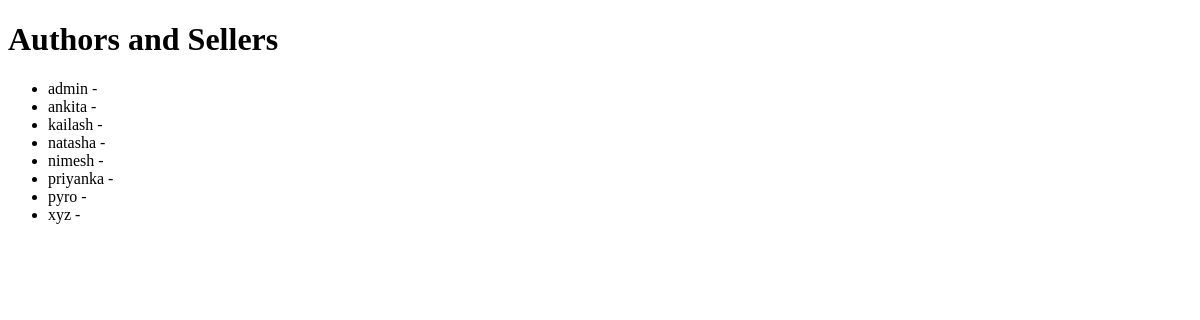
/authors-and-sellers/, run on an earlier commit of the app's database.
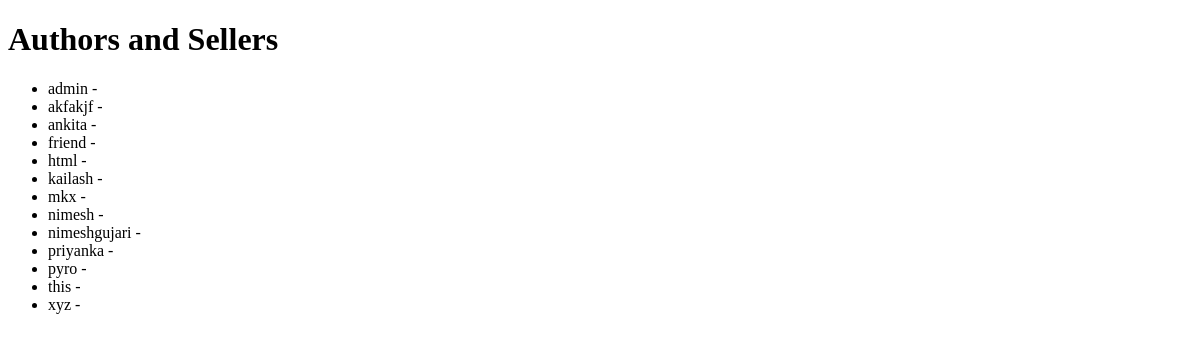
And on a later commit of the database.
### accounts/models.py (models this page shows, shortened)
class CustomUser(AbstractUser):
    birth_year = models.IntegerField(null=True, blank=True)
    address = models.TextField(null=True, blank=True)
    public_visibility = models.BooleanField(default=True)

### accounts/views.py (the view)
# urls.py: path('authors-and-sellers/', authors_and_sellers, name='authors_and_sellers'),
def authors_and_sellers(request):
    users = CustomUser.objects.filter(public_visibility=True).order_by('username')
    return render(request, 'authors_and_sellers.html', {'users': users})

### templates/authors_and_sellers.html (shortened to what this page needs)
<!DOCTYPE html>
<html lang="en">
<head>
</head>
<body>
    <h1>Authors and Sellers</h1>
    <ul>
        {% for user in users %}
        <li>{{ user.username }} - {{ user.email }}</li>
        {% endfor %}
    </ul>
</body>
</html>

What changed in the data, as far as the page shows it:
removed CustomUser: username "natasha"
added CustomUser: username "akfakjf"
added CustomUser: username "friend"
added CustomUser: username "html"
added CustomUser: username "mkx"
added CustomUser: username "nimeshgujari"
added CustomUser: username "this"
